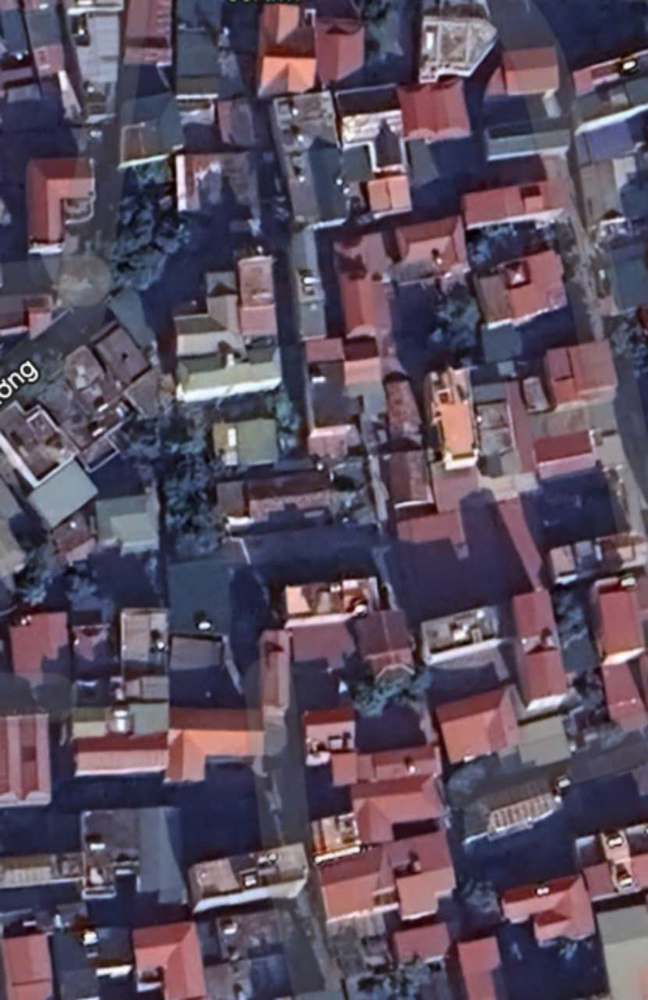
#> input picture bai6/anh_ve_tinh_1.png, 648 x 1000 px, shrunk from 830 x 1280 before the run
$ python bai6.py
#> lines starting #> are read from the running program, lines starting #| are printed output that depends on the picture
import cv2
import numpy as np
from sklearn.cluster import KMeans
import skfuzzy as fuzz
import matplotlib.pyplot as plt

# Đọc ảnh vệ tinh
image = cv2.imread("anh_ve_tinh_1.png")
#> image is the input picture: shape (1000, 648, 3); mean B, G, R 94, 77.8, 90.3
image_rgb = cv2.cvtColor(image, cv2.COLOR_BGR2RGB)  # Chuyển ảnh sang RGB để hiển thị đúng màu

pixels = image_rgb.reshape((-1, 3))

# Phân cụm bằng K-means
kmeans = KMeans(n_clusters=3)
kmeans.fit(pixels)
kmeans_labels = kmeans.predict(pixels)
kmeans_image = kmeans_labels.reshape(image_rgb.shape[:2])
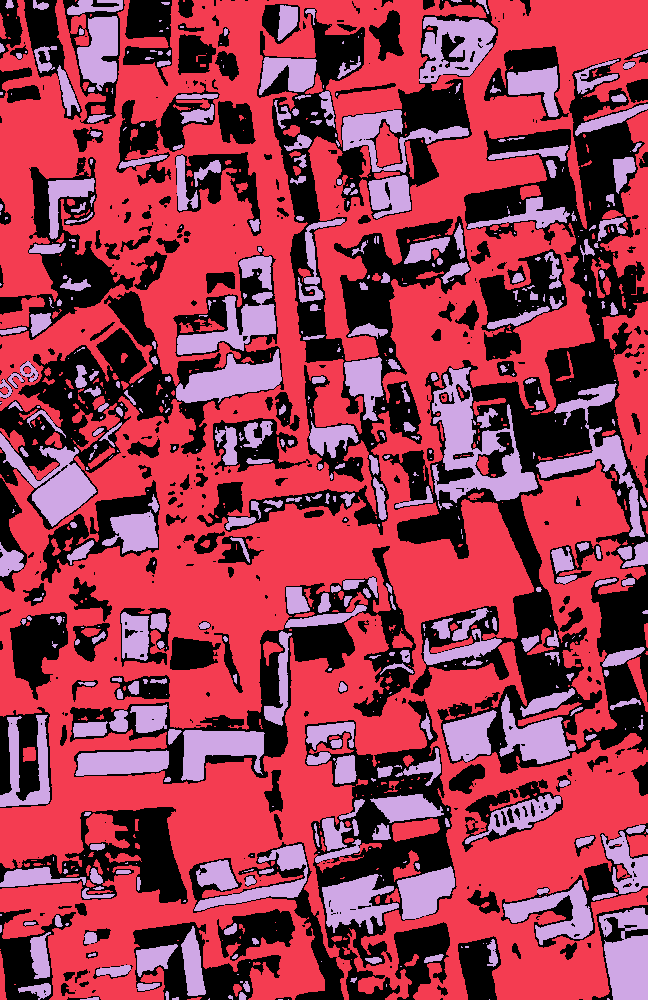
#> kmeans_image: shape (1000, 648) int32; 3 distinct labels, from 0 to 2; one colour per label, 0 black

# Phân cụm bằng FCM
pixels = pixels.T  # Chuyển mảng pixel cho FCM
n_clusters = 3
#> (the run stopped early here; a loop or call above may not have finished)
